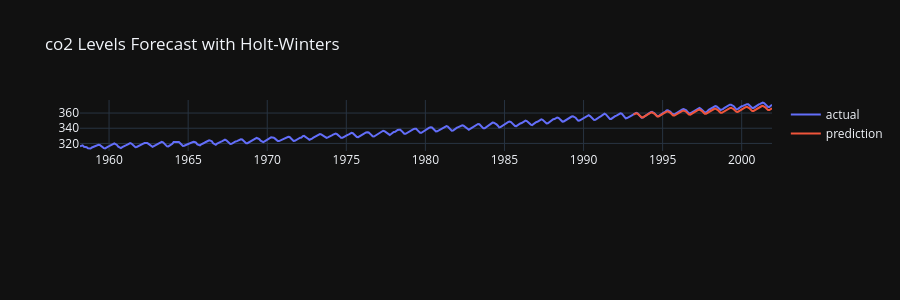

Source (notebook cell):
### Code cell
data = sm.datasets.co2.load_pandas()
y = data.data
y = y['co2'].resample('MS').mean()
y = y.fillna(y.bfill())
train_len = int(len(y) * 0.8)
train,test = y[0:train_len],y[train_len:]
model = ExponentialSmoothing(train,trend='add',seasonal='add',seasonal_periods=12)
model_fit = model.fit()
#确定未来预测的步数
prediction = model_fit.forecast(len(test))
fig = make_subplots(rows=2,cols=1)
#绘制预测结果
fig.add_trace(go.Scatter(x=y.index,y=y,name='actual'),row=1,col=1)
fig.add_trace(go.Scatter(x=test.index,y=prediction,name='prediction'),row=1,col=1)
fig.update_layout(title='co2 Levels Forecast with Holt-Winters',height=300)
fig.show()
